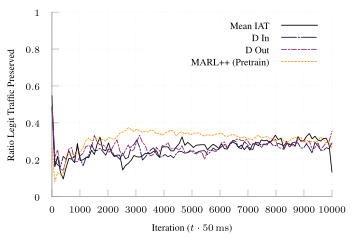

Here is the gnuplot script that generated this plot:
set terminal tikz standalone color size 9cm,6cm font '\scriptsize' preamble '\usepackage{microtype} \usepackage{times} \usepackage[T1]{fontenc} \usepackage{siunitx}\sisetup{detect-all}'
set output "tcp-combo-features.tex"

load "inferno.pal"

set style line 102 lc rgb '#a0a0a0' lt 1 lw 1
set border ls 102
set colorbox border 102
set key textcolor rgb "black"
set tics textcolor rgb "black"
set label textcolor rgb "black"

set border 3
set grid x y
set xtics nomirror
set ytics nomirror

#set key autotitle columnhead
set datafile separator ","

set xlabel "Iteration ($t \\cdot{} \\SI{50}{\\milli\\second}$)"
set ylabel "Ratio Legit Traffic Preserved"

set yrange [0.0:1.0]
set key inside top right

plot '../results/tcp-combo-prep-f5-avg.csv' u 1:3 w lines smooth sbezier title "Mean IAT" dt 1, \
     '../results/tcp-combo-prep-f7-avg.csv' u 1:3 w lines smooth sbezier title "D In" dt (18,2,2,2), \
     '../results/tcp-combo-prep-f6-avg.csv' u 1:3 w lines smooth sbezier title "D Out" ls 4  dt (6,2,2,2), \
     '../results/tcp-combo-16-avg.csv' u 1:3 w lines smooth sbezier title "MARL++ (Pretrain)" ls 7 dt (2,2), \
